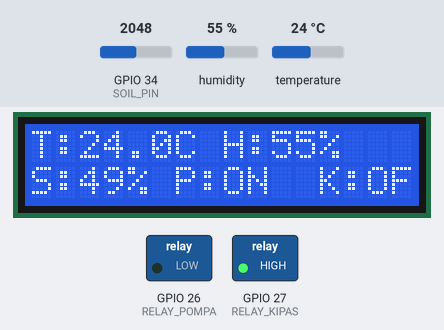
Simulated run of this sketch. Board: ESP32. Shown: 16×2 character LCD, switched loads named in the sketch (green lamp = pin HIGH). Inputs (shaded band) come from the test bench; at power-on: temperature 24 °C, GPIO 34 (SOIL_PIN) = 2048, humidity 55 %. WiFi joins after 1.5 s; servers stay silent unless stated; no MQTT or app messages arrive unless stated; what the sketch prints to the serial monitor is not drawn.

Above: at 6.3 s.
6.4 s: temperature set to 25.6 °C
At 8.2 s:
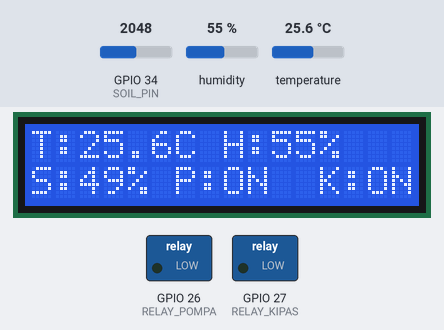
9.0 s: GPIO 34 (SOIL_PIN) set to 1272
At 9.7 s:
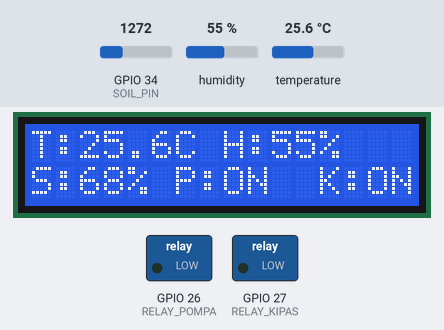
11.6 s: GPIO 34 (SOIL_PIN) set to 1174
At 14.0 s:
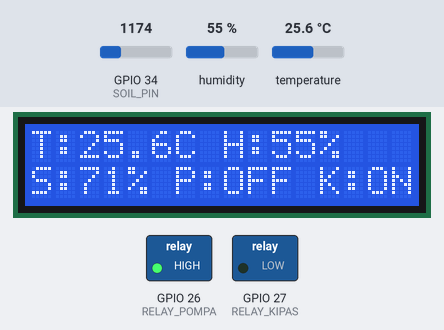
14.7 s: temperature set to 15.6 °C
At 15.6 s:
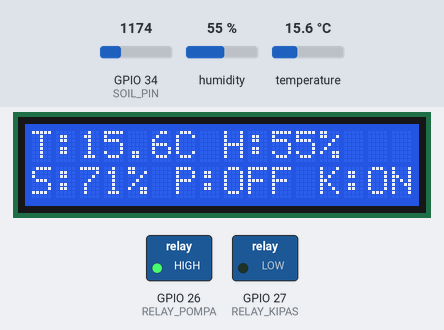
17.3 s: temperature set to 14.5 °C
At 19.8 s:
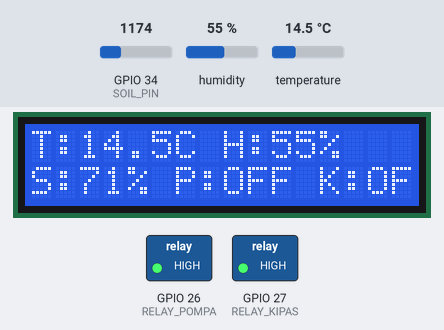
23.2 s: humidity set to 22 %
At 24.1 s:
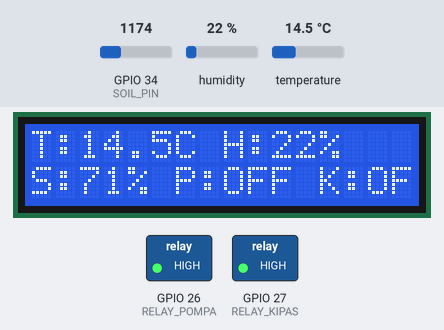
Timing chart, 0 to 26.2 s (numbered marks = the images above; inputs shaded):
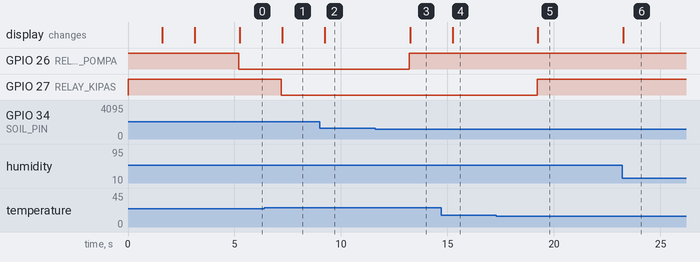

Measured:
- the behaviour switches between 24.9 and 25 °C on temperature (found by bisection; images 0 and 1)
- the behaviour switches between 1229 and 1228 on GPIO 34 (SOIL_PIN) (found by bisection; images 2 and 3)
- the behaviour switches between 15.1 and 15 °C on temperature (found by bisection; images 4 and 5)
- after the input at 6.4 s, GPIO 27 (RELAY_KIPAS): HIGH → LOW after 0.80 s; the display: changes after 0.84 s (image 1)
- after the input at 9.0 s, the display: changes after 0.24 s (image 2)
- after the input at 11.6 s, GPIO 26 (RELAY_POMPA): LOW → HIGH after 1.6 s; the display: changes after 1.6 s (image 3)
- after the input at 14.7 s, the display: changes after 0.55 s (image 4)
- after the input at 17.3 s, GPIO 27 (RELAY_KIPAS): LOW → HIGH after 1.9 s; the display: changes after 1.9 s (image 5)
- after the input at 23.2 s, the display: changes after 0.05 s (image 6)

The sketch:

Group_8_Agrocer.ino
```cpp
#include <Wire.h>
#include <LiquidCrystal_I2C.h>
#include <DHTesp.h>
#include <WiFi.h>
#include <PubSubClient.h>

// ============================================================
//  WiFi
// ============================================================
#define WIFI_SSID     "Saharant"
#define WIFI_PASS     "gajahmelingkardikali"

// ============================================================
//  MQTT HiveMQ
// ============================================================
#define MQTT_SERVER   "broker.hivemq.com"
#define MQTT_PORT     1883
#define MQTT_CLIENT   "SmartGreenhouse_Seledri"

#define TOPIC_SUHU        "greenhouse/seledri/suhu"
#define TOPIC_KELEMBABAN  "greenhouse/seledri/kelembaban"
#define TOPIC_SOIL        "greenhouse/seledri/soil"
#define TOPIC_RELAY_SOIL  "greenhouse/seledri/relay/soil"
#define TOPIC_RELAY_SUHU  "greenhouse/seledri/relay/suhu"
#define TOPIC_STATUS      "greenhouse/seledri/status"

// ============================================================
//  PIN — tanpa LED
// ============================================================
#define DHTPIN        4
#define SOIL_PIN      34
#define RELAY_POMPA   26   // relay 1 → pompa dikontrol soil
#define RELAY_KIPAS   27   // relay 2 → kipas dikontrol suhu

// ============================================================
//  THRESHOLD
// ============================================================
#define SUHU_ON       25.0   // kipas nyala jika suhu >= ini
#define SUHU_OFF      15.0   // kipas mati jika suhu <= ini
#define SOIL_KERING   60     // pompa nyala jika persen tanah <= ini
#define SOIL_BASAH    70     // pompa mati jika persen tanah >= ini

const unsigned long INTERVAL_SENSOR = 2000;
const unsigned long INTERVAL_MQTT   = 5000;

DHTesp dht;
LiquidCrystal_I2C lcd(0x27, 16, 2);
WiFiClient wifiClient;
PubSubClient mqtt(wifiClient);

float suhu        = 0;
float kelembaban  = 0;
int   soilRaw     = 0;
bool  relayPompa  = false;
bool  relayKipas  = false;

unsigned long lastRead     = 0;
unsigned long lastMqttSend = 0;

void setup() {
  Serial.begin(115200);

  pinMode(RELAY_POMPA, OUTPUT);
  pinMode(RELAY_KIPAS,  OUTPUT);
  digitalWrite(RELAY_POMPA, HIGH);
  digitalWrite(RELAY_KIPAS,  HIGH);

  dht.setup(DHTPIN, DHTesp::DHT22);

  Wire.begin(21, 22);
  lcd.init();
  lcd.backlight();

  lcd.setCursor(0, 0); lcd.print("Smart Greenhouse");
  lcd.setCursor(2, 1); lcd.print("Starting up...");
  delay(1500);

  koneksiWiFi();
  mqtt.setServer(MQTT_SERVER, MQTT_PORT);
  koneksiMQTT();
}

void loop() {
  if (!mqtt.connected()) koneksiMQTT();
  mqtt.loop();

  unsigned long now = millis();

  if (now - lastRead >= INTERVAL_SENSOR) {
    lastRead = now;
    bacaSensor();
    kontrolOtomatis();
    tampilLCD();
    serialLog();
  }

  if (now - lastMqttSend >= INTERVAL_MQTT) {
    lastMqttSend = now;
    kirimMQTT();
  }
}

void koneksiWiFi() {
  lcd.clear();
  lcd.setCursor(0, 0); lcd.print("Connecting WiFi");
  Serial.print("[WiFi] Menghubungkan ke ");
  Serial.println(WIFI_SSID);

  WiFi.begin(WIFI_SSID, WIFI_PASS);
  int coba = 0;
  while (WiFi.status() != WL_CONNECTED && coba < 20) {
    delay(500);
    Serial.print(".");
    coba++;
  }

  if (WiFi.status() == WL_CONNECTED) {
    Serial.println("\n[WiFi] Terhubung!");
    Serial.print("[WiFi] IP: ");
    Serial.println(WiFi.localIP());
    lcd.clear();
    lcd.setCursor(0, 0); lcd.print("WiFi Connected!");
    lcd.setCursor(0, 1); lcd.print(WiFi.localIP());
    delay(2000);
  } else {
    Serial.println("\n[WiFi] GAGAL - Mode Offline");
    lcd.clear();
    lcd.setCursor(0, 0); lcd.print("WiFi GAGAL");
    lcd.setCursor(0, 1); lcd.print("Mode Offline");
    delay(2000);
  }
}

void koneksiMQTT() {
  int coba = 0;
  while (!mqtt.connected() && coba < 5) {
    Serial.print("[MQTT] Menghubungkan...");
    if (mqtt.connect(MQTT_CLIENT)) {
      Serial.println(" Terhubung!");
      mqtt.publish(TOPIC_STATUS, "online");
    } else {
      Serial.print(" Gagal, rc=");
      Serial.print(mqtt.state());
      Serial.println(" Coba lagi...");
      delay(3000);
      coba++;
    }
  }
}

void kirimMQTT() {
  if (!mqtt.connected()) return;

  int soilPersen = map(soilRaw, 4095, 0, 0, 100);
  soilPersen = constrain(soilPersen, 0, 100);
  char buf[10];

  dtostrf(suhu, 4, 1, buf);
  mqtt.publish(TOPIC_SUHU, buf);

  dtostrf(kelembaban, 4, 1, buf);
  mqtt.publish(TOPIC_KELEMBABAN, buf);

  itoa(soilPersen, buf, 10);
  mqtt.publish(TOPIC_SOIL, buf);

  mqtt.publish(TOPIC_RELAY_SOIL, relayPompa ? "ON" : "OFF");
  mqtt.publish(TOPIC_RELAY_SUHU, relayKipas ? "ON" : "OFF");

  Serial.println("[MQTT] Data terkirim!");
}

void bacaSensor() {
  TempAndHumidity data = dht.getTempAndHumidity();
  if (!isnan(data.temperature)) suhu       = data.temperature;
  if (!isnan(data.humidity))    kelembaban = data.humidity;
  soilRaw = analogRead(SOIL_PIN);
}

void kontrolOtomatis() {
  // Hitung persentase tanah
  int soilPersen = map(soilRaw, 4095, 0, 0, 100);
  soilPersen = constrain(soilPersen, 0, 100);

  // Relay Pompa dikontrol berdasarkan persentase
  if (soilPersen <= SOIL_KERING && !relayPompa) {
    digitalWrite(RELAY_POMPA, LOW);
    relayPompa = true;
    Serial.println("[POMPA] ON  - tanah kering");
  } else if (soilPersen >= SOIL_BASAH && relayPompa) {
    digitalWrite(RELAY_POMPA, HIGH);
    relayPompa = false;
    Serial.println("[POMPA] OFF - tanah basah");
  }

  // Relay Kipas dikontrol suhu DHT22
  if (suhu >= SUHU_ON && !relayKipas) {
    digitalWrite(RELAY_KIPAS, LOW);
    relayKipas = true;
    Serial.println("[KIPAS] ON  - suhu tinggi");
  } else if (suhu <= SUHU_OFF && relayKipas) {
    digitalWrite(RELAY_KIPAS, HIGH);
    relayKipas = false;
    Serial.println("[KIPAS] OFF - suhu normal");
  }
}

void tampilLCD() {
  int soilPersen = map(soilRaw, 4095, 0, 0, 100);
  soilPersen = constrain(soilPersen, 0, 100);

  lcd.clear();

  // Baris 1: T:27.5C H:65%
  lcd.setCursor(0, 0);
  lcd.print("T:"); lcd.print(suhu, 1);
  lcd.print("C H:"); lcd.print((int)kelembaban); lcd.print("%");

  // Baris 2: S:80% P:ON K:OFF
  lcd.setCursor(0, 1);
  lcd.print("S:"); lcd.print(soilPersen);
  lcd.print("% P:"); lcd.print(relayPompa ? "ON " : "OFF");
  lcd.print(" K:"); lcd.print(relayKipas ? "ON" : "OFF");
}

void serialLog() {
  Serial.println("================================");
  Serial.print("Suhu         : "); Serial.print(suhu, 1);       Serial.println(" C");
  Serial.print("Kelembaban   : "); Serial.print(kelembaban, 1); Serial.println(" %");
  Serial.print("Soil ADC     : "); Serial.println(soilRaw);
  Serial.print("Pompa        : "); Serial.println(relayPompa ? "ON" : "OFF");
  Serial.print("Kipas        : "); Serial.println(relayKipas ? "ON" : "OFF");
  Serial.print("MQTT         : "); Serial.println(mqtt.connected() ? "Terhubung" : "Terputus");
}
```
